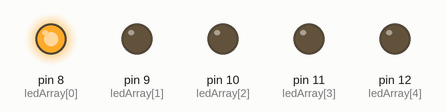
This sketch was run on a simulated Arduino Uno, built with avr-gcc and run on an emulated ATmega328P. Shown: output pins drawn as LEDs (lit = HIGH).

Above: at 0.8 s.
At 1.6 s:
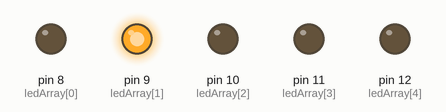
At 2.4 s:
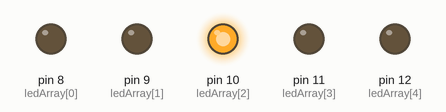
At 3.2 s:
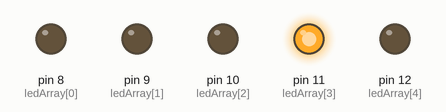
At 4.0 s:
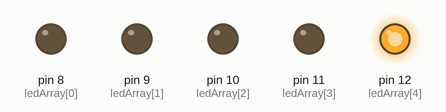
At 4.4 s:
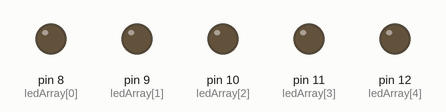
Timing chart, 0 to 6.0 s (numbered marks = the images above):
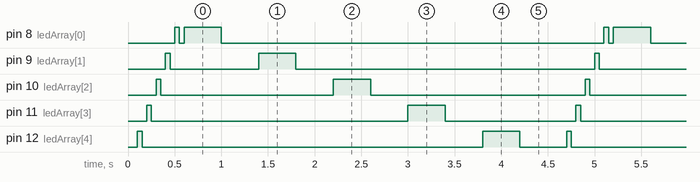

The sketch:

led_sequencial_usando_fun__o_FOR_v1_0.ino
```cpp
int ledArray[] = {8, 9, 10, 11, 12};
int count = 0;
int timer = 200;

void setup () {
  for (count = 0; count < 5; count++){
    pinMode(ledArray[count],OUTPUT);
    }
   }

void loop (){

  for(count = 5; count >=0; count = count -1){

    digitalWrite(ledArray[count],HIGH);
    delay(timer/4);
    digitalWrite(ledArray[count],LOW);
    delay(timer/4);
  }
    for(count = 0; count <5; count++){

    digitalWrite(ledArray[count],HIGH);
    delay(timer*2);
    digitalWrite(ledArray[count],LOW);
    delay(timer*2);
  }
}
```

Measured:
- by itself, pin 8 (ledArray[0]): repeats every 4.6 s: LOW 0.05 s, HIGH 0.40 s, LOW 4.1 s, HIGH 0.05 s
- by itself, pin 9 (ledArray[1]): repeats every 4.6 s: LOW 0.95 s, HIGH 0.40 s, LOW 3.2 s, HIGH 0.05 s
- by itself, pin 10 (ledArray[2]): repeats every 4.6 s: LOW 1.9 s, HIGH 0.40 s, LOW 2.3 s, HIGH 0.05 s
- by itself, pin 11 (ledArray[3]): repeats every 4.6 s: LOW 2.8 s, HIGH 0.40 s, LOW 1.4 s, HIGH 0.05 s
- by itself, pin 12 (ledArray[4]): repeats every 4.6 s: LOW 3.7 s, HIGH 0.40 s, LOW 0.50 s, HIGH 0.05 s
